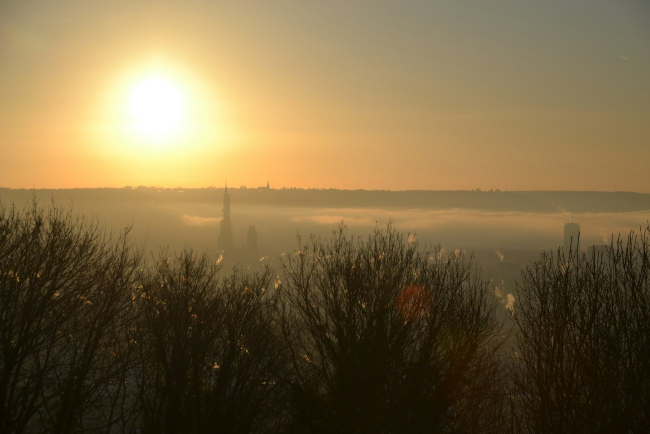
#> input picture fundos/paisagem-04.jpg, 1300 x 867 px (shown at 1/2 size)
$ python -i arte_natural.py   (imports and definitions only)
#> lines starting #> are read from the running program, lines starting #| are printed output that depends on the picture
"""Desenha stories com cara de feitos no celular: foto de fundo ou cor lisa e texto em
'etiquetas' (o fundo arredondado atrás de cada linha, como o texto do próprio Instagram).
Só usa fontes livres (pasta fontes/) e fotos do Unsplash (pasta fundos/)."""
import json
import os
import random
from PIL import Image, ImageDraw, ImageEnhance, ImageFilter, ImageFont, ImageOps

AQUI = os.path.dirname(os.path.abspath(__file__))
W, H = 1080, 1920
TOPO_SEGURO, BASE_SEGURA = 300, 1600   # o Instagram cobre o topo (barra/perfil) e a base (responder)

# [2 lines not run here, left out]

CORES = {
    "papel": (231, 224, 213), "escuro": (22, 21, 21), "bordo": (117, 33, 51),
    "limao": (178, 176, 14), "oliva": (63, 75, 15), "rosa": (224, 116, 132), "creme": (246, 241, 233),
}
# [1 line not run here, left out]
PASTAS_FOTOS = [os.path.join(AQUI, "fundos"), os.path.join(AQUI, "fotos")]   # fotos/ = fotos pessoais (cifradas no GitHub)


def _arquivos_de_fotos():
    achados = {}
    for pasta in PASTAS_FOTOS:
        if os.path.isdir(pasta):
            for f in os.listdir(pasta):
                if f.lower().endswith((".jpg", ".jpeg", ".png")):
                    achados[os.path.splitext(f)[0]] = os.path.join(pasta, f)
    return achados


FUNDOS = sorted(_arquivos_de_fotos())
# [1 line that did not run here, left out]


# [7 lines left out: function opcoes_de_fundo, not called in this run]


USADAS = []   # nomes das fotos usadas recentemente (o gerador carrega do historico.json)


def escolher_foto(nome):
    """Escolhe uma foto da categoria pedida, dando preferência às que não foram usadas há mais tempo."""
    fotos = _arquivos_de_fotos()
    if nome in fotos:
        escolhida = nome
    else:
        candidatas = [n for n in fotos if n.startswith(nome + "-") or n.startswith(nome + "_")] or list(fotos)
        nunca = [n for n in candidatas if n not in USADAS]
        if nunca:
            escolhida = random.choice(nunca)
        else:                                   # todas já usadas: pega a usada há mais tempo
            escolhida = min(candidatas, key=lambda n: max(i for i, u in enumerate(USADAS) if u == n))
    USADAS.append(escolhida)
    return fotos[escolhida]


# [4 lines left out: function fonte, not called in this run]


def script(tam):
    return ImageFont.truetype(os.path.join(AQUI, "fontes", "PinyonScript.ttf"), int(tam))


# [23 lines left out: functions quebrar, sem_viuva, not called in this run]


def fundo(nome):
#> called with nome = 'fundos/paisagem-01.jpg'
    if nome and nome.startswith("cor:"):
        cor = CORES.get(nome[4:], CORES["papel"])
        img = Image.new("RGB", (W, H), cor)
        ruido = Image.effect_noise((W, H), 18).convert("L").point(lambda v: 128 + (v - 128) // 6)
        return Image.blend(img, Image.merge("RGB", [ruido] * 3), 0.06), cor
    ft = ImageOps.exif_transpose(Image.open(escolher_foto(nome or ""))).convert("RGB")
#> ft is the input picture: PIL image 1300x867 RGB; mean R, G, B 123.3, 104.3, 68.1
    ft = ImageOps.fit(ft, (W, H), centering=(0.5, 0.5))
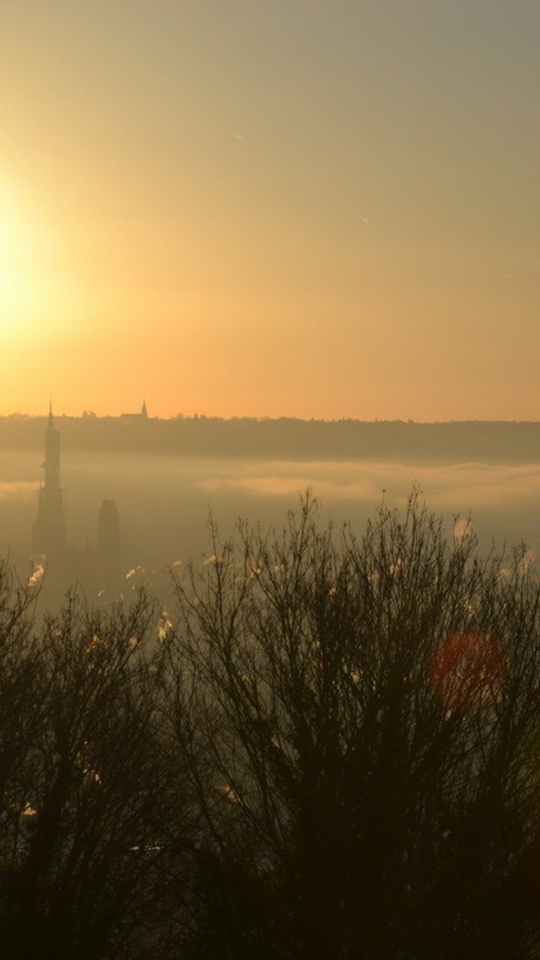
#> ft: PIL image 1080x1920 RGB (shown at 1/2 size); mean R, G, B 130.1, 107.8, 68.2
    ft = ImageEnhance.Brightness(ft).enhance(0.62)
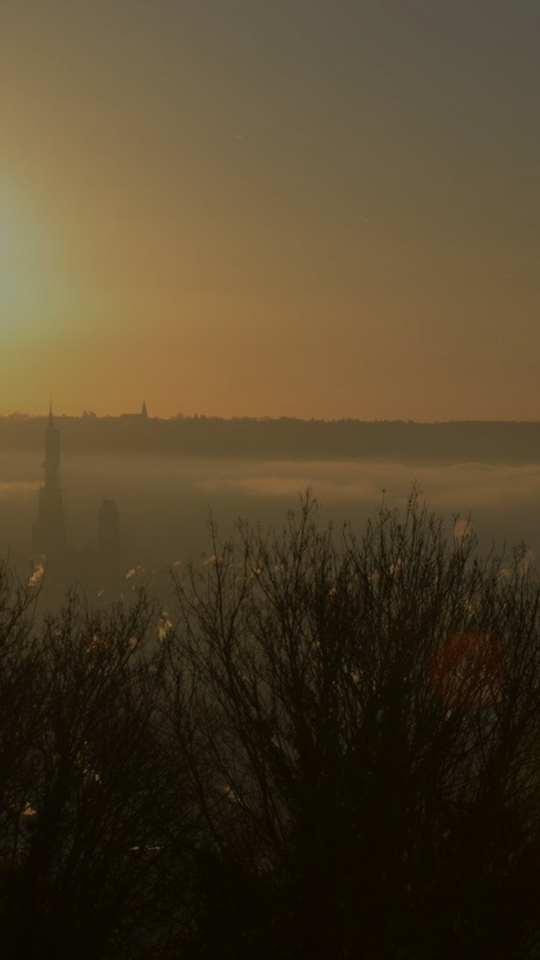
#> ft: PIL image 1080x1920 RGB (shown at 1/2 size); mean R, G, B 80.2, 66.4, 41.8
    return ft, None


# [15 lines left out: function etiquetas, not called in this run]


def contraste(cor):
    r, g, b = cor
    return (22, 21, 21) if (r * 299 + g * 587 + b * 114) / 1000 > 140 else (246, 241, 233)


# [66 lines left out: function desenhar, not called in this run]

>>> result = fundo('fundos/paisagem-01.jpg')
